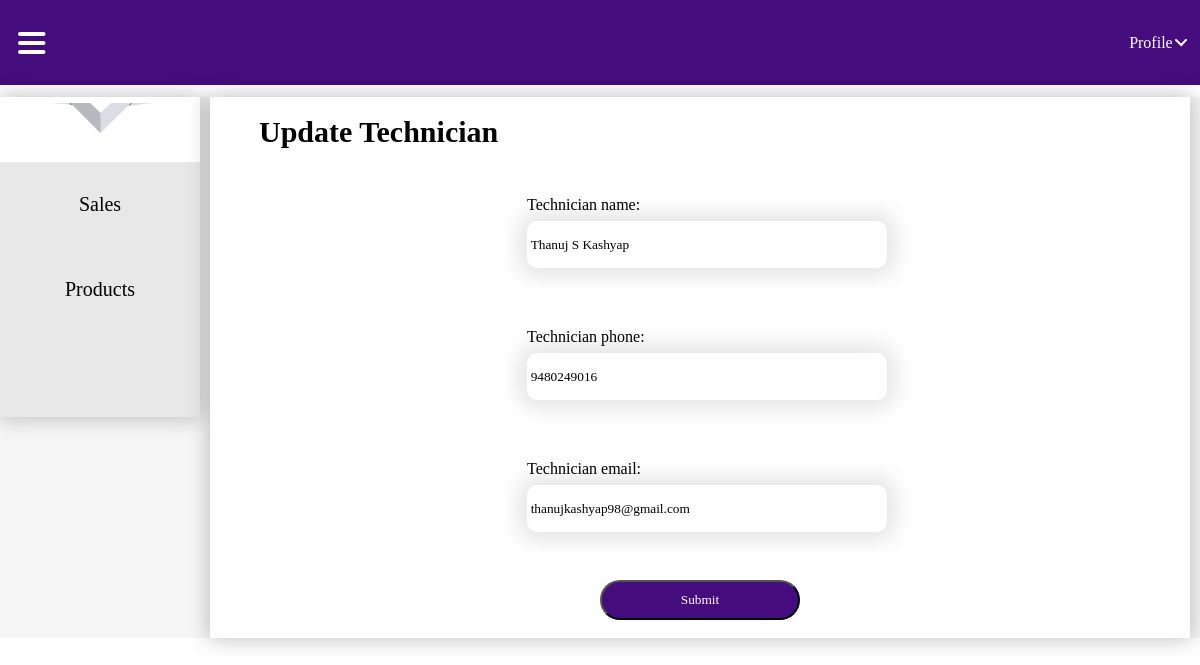
Screenshot of /technician/techniciansupdate/2 (signed in) with the database file from the repository.
### mainapp/models.py (models this page shows, shortened)
class TechnicianLogin(models.Model):
    user = models.OneToOneField(User, on_delete=models.CASCADE)
    service_desk = models.ForeignKey(UserProfile, on_delete=models.CASCADE, related_name='service_desk_technicians')
    admin = models.ForeignKey(UserProfile, on_delete=models.CASCADE, related_name='admin_technicians')
    technician_name = models.CharField(max_length=100)
    technician_email = models.EmailField()
    technician_phone = models.CharField(max_length=10)

### technician/views.py (the view, shortened to what this page needs)
# urls.py: path('techniciansupdate/<int:pk>', TechnicianUpdateView.as_view(), name='Technicianupdate'),
class TechnicianUpdateView(LoginRequiredMixin, UpdateView):
    template_name = 'technicianupdate.html'
    model = TechnicianLogin
    fields = (
        'technician_name',
        'technician_phone',
        'technician_email'
    )
    def get_queryset(self):
        return TechnicianLogin.objects.all()

### technician/templates/technicianupdate.html (shortened to what this page needs)
{% load static %}
<!DOCTYPE html>
<html lang="en">
<head>
    <link rel="stylesheet" href="{% static 'css/dashboard.css' %}">
</head>
<body>
     <nav>
        <div class="menu" >
            <img src="{% static 'icons/hamburger menu.svg' %}" alt="" onclick="toggleNavigation()">
        </div>
        <ul>
            <li>
                <a href="">Profile</a>
                <img src="{% static 'icons/dropdownarrowsvg.svg' %}" alt="">
            </li>
        </ul>
    </nav>
    <div class="contentholder">
        <div class="navigation">
            <img class="logo" src="{% static 'icons/Vivin-construction-and-engineering-logo.png' %}" alt="">
            <div class="tabholder">
                {% if request.user.is_sales_login or request.user.is_admin %}
                <div class="nav-tab" onclick="toggleActive(this)">
                    <a href="{% url 'customerlist' %}">Sales</a>
                </div>
                <div class="nav-tab" onclick="toggleActive(this)">
                    <a href="">Products</a>
                </div>
                {% endif %}
                <div class="nav-tab" onclick="toggleActive(this)">
                    <a href=""></a>
                </div>
            </div>
        </div>
        <div class="displayboard">
            <div class="whiteboard">
                <div class="alignmentmaker">
                    <h3>Update Technician</h3>
                    <form  method="post">
                        {{ form.as_p }}
                        <button type="submit" value="save">Submit</button>
                    </form>
                </div>
            </div>
        </div>
    </div>
</body>
</html>

### static/css/dashboard.css (style rules this page uses)
* { margin: 0; padding: 0; font-family: Montserrat; }
nav { background: #450C7D; width: 100%; height: 85px; display: flex; justify-content: right; align-items: center; }
nav img { margin-left: 3%; }
nav ul { width: 100%; display: flex; align-items: center; justify-content: flex-end; }
nav ul li { margin: 2%; display: flex; align-items: center; justify-content: flex-end; }
nav ul li img { margin: 2%; }
nav ul li a { text-decoration: none; color: white; font-family: Montserrat; }
.contentholder { width: 100%; display: flex; align-items: start; justify-content: center; background: #F6F6F6; margin-top: 1%; }
.navigation { width: 20%; height: 100%; background: #FFF; box-shadow: 0px 0px 20px 1px rgba(0, 0, 0, 0.25); display: grid; align-items: center; justify-items: center; transition: width 0.5s ease-in-out; }
.logo { margin: 3%; width: 80%; }
.displayboard { width: 100%; display: grid; align-items: start; justify-items: center; transition: width 0.5s ease-in-out; }
.menu { width: 100%; display: flex; align-items: center; justify-content: left; height: 100%; }
.menu img { margin: 3% 5% 3% 3%; cursor: pointer; }
.nav-tab { width: 100%; height: 85px; display: flex; align-items: center; justify-content: center; background: #E8E8E8; cursor: pointer; transition: .3s ease-in-out; }
.nav-tab a { text-decoration: none; color: black; text-align: center; font-size: 20px; color: black; width: 100%; height: 100%; display: flex; align-items: center; justify-content: center; }
.tabholder { width: 100%; }
.whiteboard { width: 98%; background: white; box-shadow: 0px 0px 20px 1px rgba(0, 0, 0, 0.25); display: flex; align-items: start; justify-content: center; }
.alignmentmaker { width: 90%; display: grid; align-items: start; justify-items: center; }
.alignmentmaker h3 { font-size: 30px; margin: 2% 0% 2% 0%; width: 100%; }
form { width: 100%; display: grid; align-items: center; justify-items: center; }
p { display: grid; align-items: center; justify-items: left; width: 40%; margin: 3%; }
label { font-size: 16px; margin: 1%; }
input { width: 100%; height: 40px; border: none; box-shadow: 0px 0px 20px 9px rgba(0,0,0,0.1); margin: 1%; padding: 1%; border-radius: 10px; }
button { width: 200px; height: 40px; background-color: #450C7D; color: #FFF; border-radius: 20px; margin: 2%; cursor: pointer; }
a { margin: 2%; }

### rows the page displays
TechnicianLogin: technician_name "Thanuj S Kashyap", technician_phone "9480249016", technician_email "thanujkashyap98@gmail.com"
